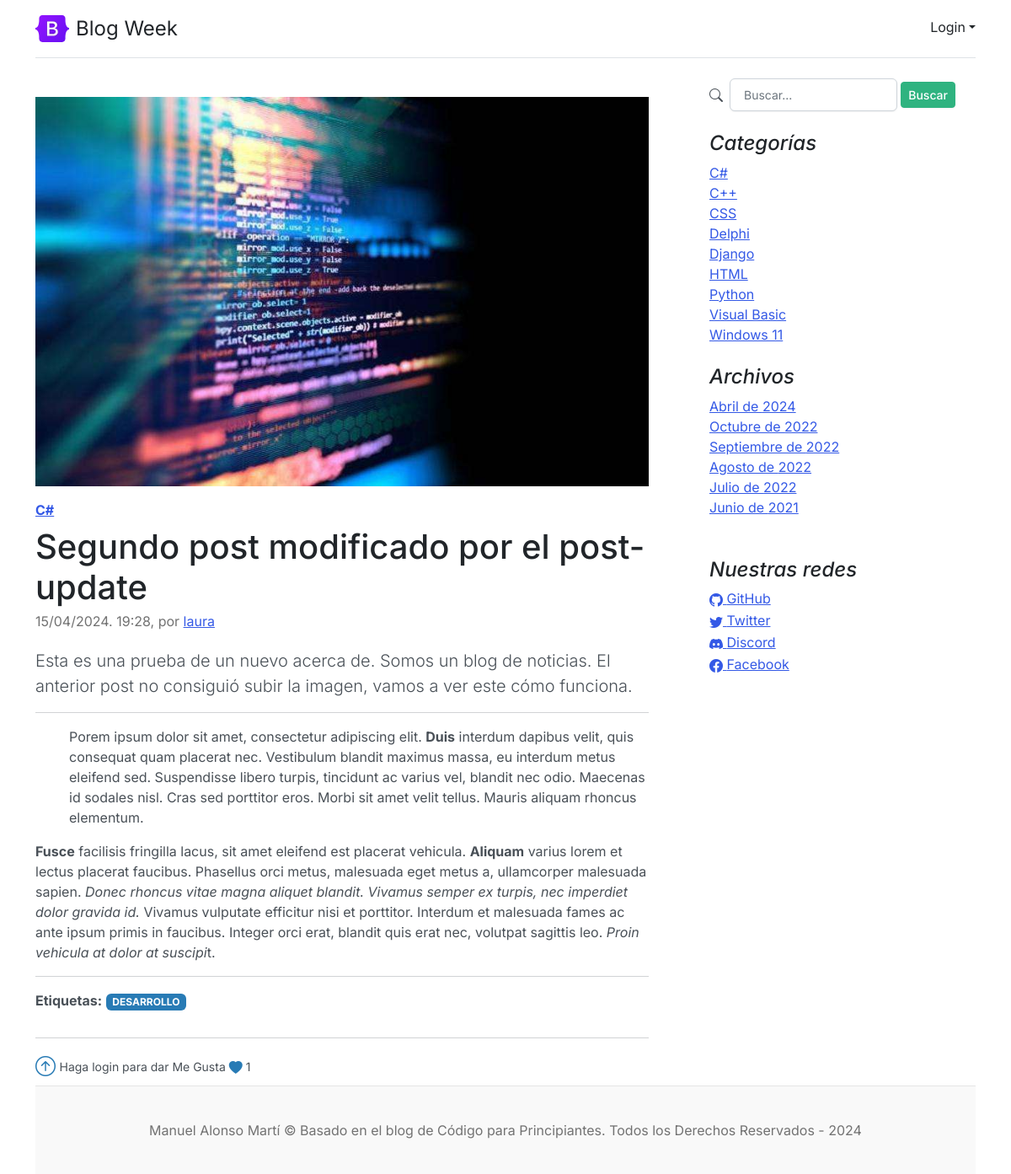
The page /post/9 on the database as committed earlier.
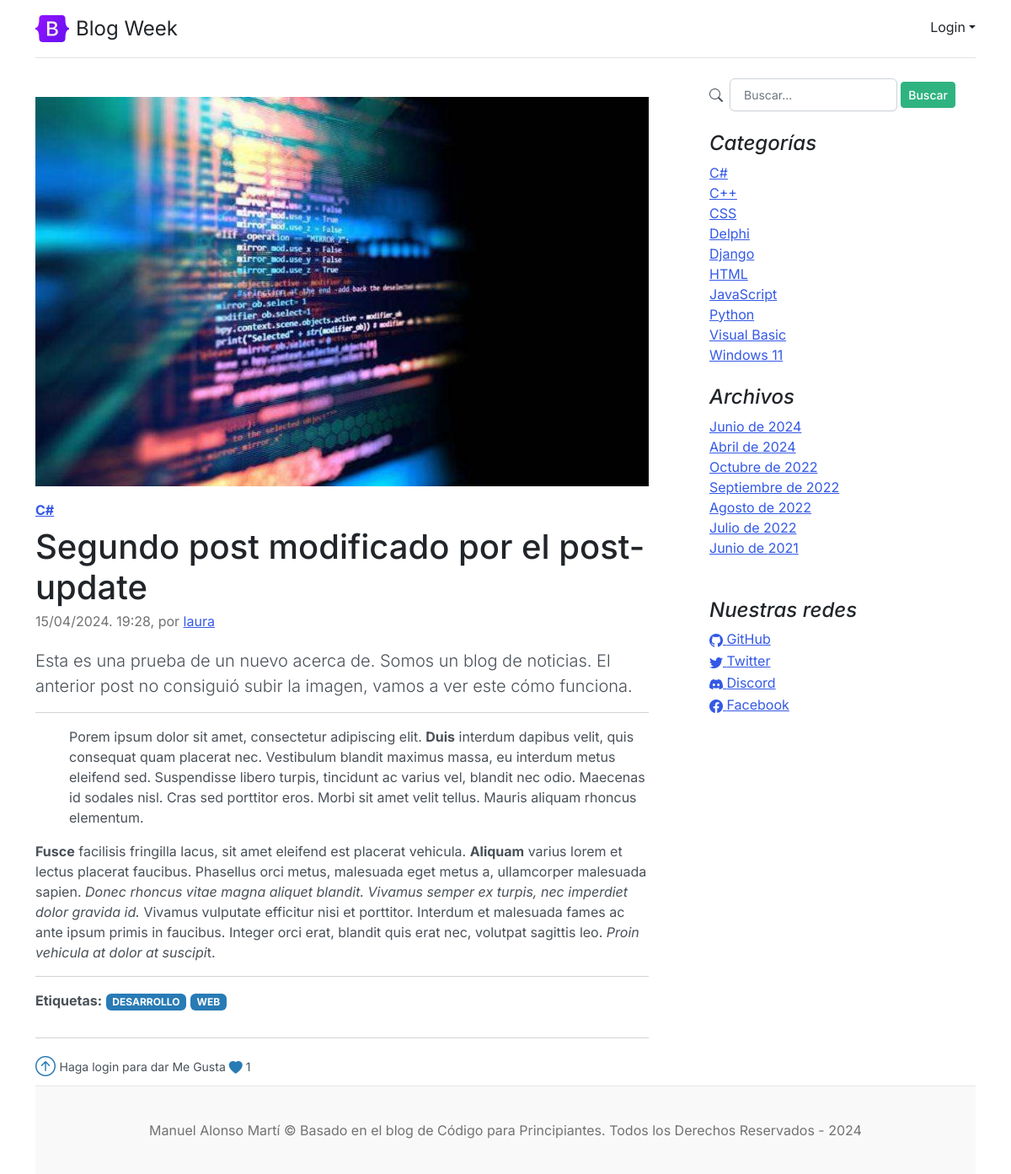
The same page on the database as committed later.
### core/models.py (models this page shows, shortened)
class Tag (models.Model):
	name = models.CharField(max_length=200, unique=True, verbose_name='Nombre')
	active = models.BooleanField(default=True, verbose_name='Activo')
	created = models.DateTimeField(auto_now_add=True, verbose_name='Fecha de creación')
	updated = models.DateTimeField(auto_now=True, verbose_name='Fecha de modificación')
	class Meta:
		verbose_name = 'Etiqueta'
		verbose_name_plural = 'Etiquetas'
		ordering = ['name']

class Category (models.Model):
	name = models.CharField(max_length=200, unique=True, verbose_name='Nombre')
	active = models.BooleanField(default=True, verbose_name='Activo')
	created = models.DateTimeField(auto_now_add=True, verbose_name='Fecha de creación')
	updated = models.DateTimeField(auto_now=True, verbose_name='Fecha de modificación')
	class Meta:
		verbose_name = 'Categoría'
		verbose_name_plural = 'Categorías'
		ordering = ['name']
	def __str__(self):
		return self.name

### core/views.py (the view)
# urls.py: path('post/<pk>',PostDetailView.as_view(), name='post'),
class PostDetailView(DetailView):
    model=Post
    template_name='core/detail.html'
    context_object_name='post'
    def get_context_data(self, **kwargs):
        context=super().get_context_data(**kwargs)
        post=self.get_object()
        total_likes=post.total_likes()
        liked=False
        if post.likes.filter(id=self.request.user.id).exists():
            liked=True
        context['total_likes']=total_likes
        context['liked']=liked
        return context

### core/models.py (called while the page is built)
	def total_likes(self):
		return self.likes.count()

### core/processors.py (called while the page is built)
def ctx_dic_about(request):
	ctx_about = {}
	ctx_about['ABOUT'] = About.objects.latest('created')
	return ctx_about

def ctx_dic_category(request):
	ctx_category = {}
	ctx_category['categories'] = Category.objects.filter(active=True)
	return ctx_category

def ctx_dic_history(request):
	ctx_history = {}
	ctx_history['dates'] = Post.objects.dates('created', 'month', order='DESC').distinct()
	return ctx_history

def ctx_dic_link(request):
	ctx_link = {}
	links = Link.objects.all()
	for link in links:
		ctx_link[link.key] = {'url':link.url, 'icon':link.icon}
	return ctx_link

### templates/core/detail.html (shortened to what this page needs)
{% extends 'core/base.html' %}
{% load static %}
{% block content %}
{% include 'core/includes/submenu.html' %}
<article class="blog-post mb-1">
    <div class="col-auto d-none d-lg-block">
        <img src={{ post.image.url }} class="img-fluid" alt="">
    </div>
    <strong class="d-inline-block mb-2 mt-3 text-primary"><a href={% url 'category'  %}?cat={{post.category.id}}>{{ post.category }}</a></strong>
    <h2 class="blog-post-title mb-1">{{ post.title }}</h2>
    <p class="blog-post-meta">{{ post.created|date:"d/m/Y. H:i" }}, por <a href={% url 'author' %}?aut={{post.author.id}}>{{ post.author }}</a></p>
    <p class="lead my-3">{{ post.excerpt }}</p>
    <hr>
    <p>{{ post.content | safe }}</p>
    <hr>
    <strong>Etiquetas:</strong>
    {% for tag in post.tags.all %}
    <a href={% url 'tag' %}?tag={{tag.id}}><span class="badge text-bg-info mb-3">{{ tag.name|upper }}</span></a>
    {% endfor %}
    <hr>
    <form action="{% url 'like_post' post.pk %}" method="post">
        <a href="#"><i class="bi bi-arrow-up-circle fs-4 text-info"></i></a>
        {% if user.is_authenticated %}
            {% if liked %}
                <button type="submit" class="btn" name="post_id", value="{{post.id}}">
                    <span class="fs-4 text-info"><i class="bi bi-heart-fill"></i></span>
                    <span class="fs-6">{{total_likes}}</span>
                </button>
            {% else %}
                <button type="submit" class="btn" name="post_id", value="{{post.id}}">
                    <span class="fs-4 text-info"><i class="bi bi-heart"></i></span>
                    <span class="fs-6">{{total_likes}}</span>                </button>
            {% endif %}
        {% else %}
            <small>Haga login para dar Me Gusta <a href="{% url 'account_login' %}"><span class="fs-6 text-info"><i class="bi bi-heart-fill"></i></span></a>  {{ total_likes }}</small>
        {% endif %}
    </form>
</article>
{% endblock %}

### templates/core/base.html (shortened to what the changed rows need)
<!doctype html>
<html lang="es">
<head>
    <link rel="stylesheet" href="https://cdn.jsdelivr.net/npm/bootstrap-icons@1.9.1/font/bootstrap-icons.css">
    {% load static %}
    <link href={% static 'core/css/bootstrap.min.css' %} rel="stylesheet">
    <link href={% static 'core/css/blog.css' %} rel="stylesheet">
</head>
<body>
  <div class="container">
    <main class="mt-2">
      <section class="row g-5">
        <div class="col-10 col-md-8 mx-auto">
            {% block content %} {% endblock %}
        </div>
        <aside class="col-md-4">
          <div class="position-sticky" style="top: 2rem;">
            <div class="pt-0 px-4">
              <ol class="list-unstyled mb-0">
                {% for item in categories %}
                  <li><a href={% url 'category' %}?cat={{item.id}}>{{ item.name }}</a></li>
                {% endfor %}
              </ol>
            </div>
            <div class="p-4">
              <ol class="list-unstyled mb-0">
                {% for item in dates %}
                  <li>
                    {% if item.month == 4 %}<a href={% url 'dates' item.month item.year %}>Abril de {{ item.year }}</a>{% endif %}
                    {% if item.month == 6 %}<a href={% url 'dates' item.month item.year %}>Junio de {{ item.year }}</a>{% endif %}
                    {% if item.month == 7 %}<a href={% url 'dates' item.month item.year %}>Julio de {{ item.year }}</a>{% endif %}
                    {% if item.month == 8 %}<a href={% url 'dates' item.month item.year %}>Agosto de {{ item.year }}</a>{% endif %}
                    {% if item.month == 9 %}<a href={% url 'dates' item.month item.year %}>Septiembre de {{ item.year }}</a>{% endif %}
                    {% if item.month == 10 %}<a href={% url 'dates' item.month item.year %}>Octubre de {{ item.year }}</a>{% endif %}
                  </li>
                {% endfor %}
              </ol>
            </div>
          </div>
        </aside>
      </section>
    </main>
  </div>
</body>
</html>

Rows that differ between the two databases and show on the page:
now on this page (row unchanged): Tag: name "WEB"
added Category: name "JavaScript"
Other text that changed with them:
list line gone: "Abril de 2024"
new list line: "Junio de 2024"
new list line: "Abril de 2024"
